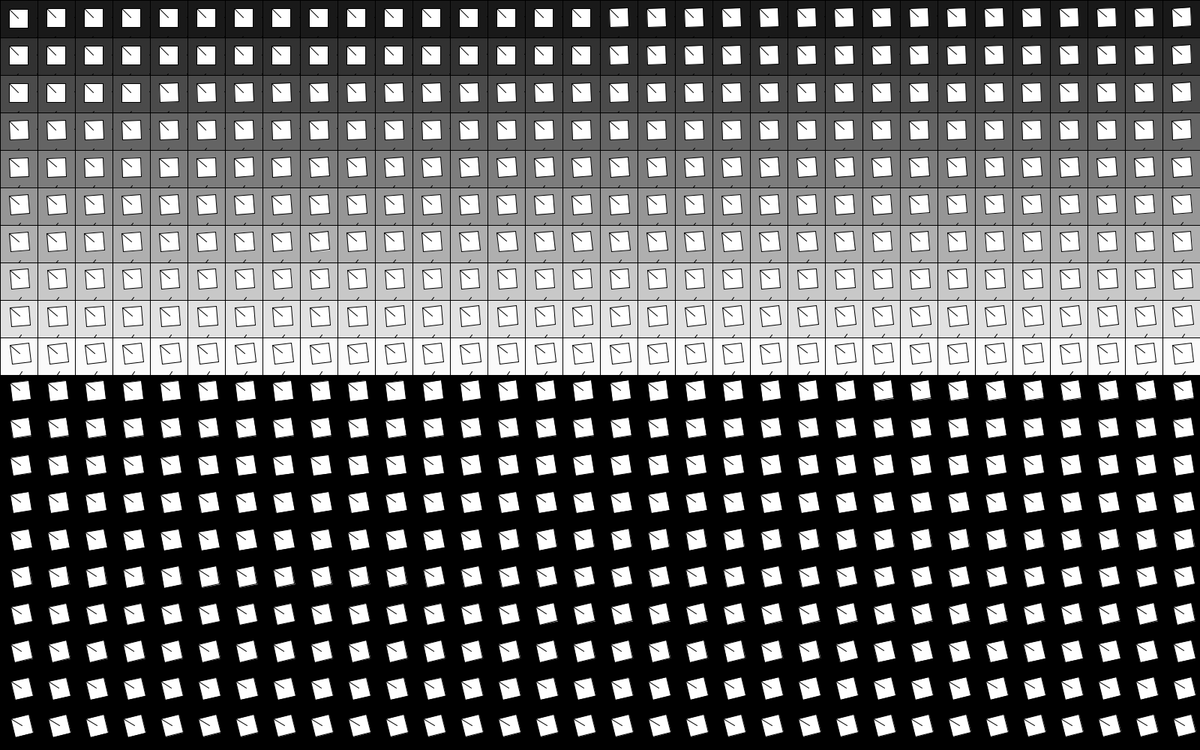
Frame 1 (no input)
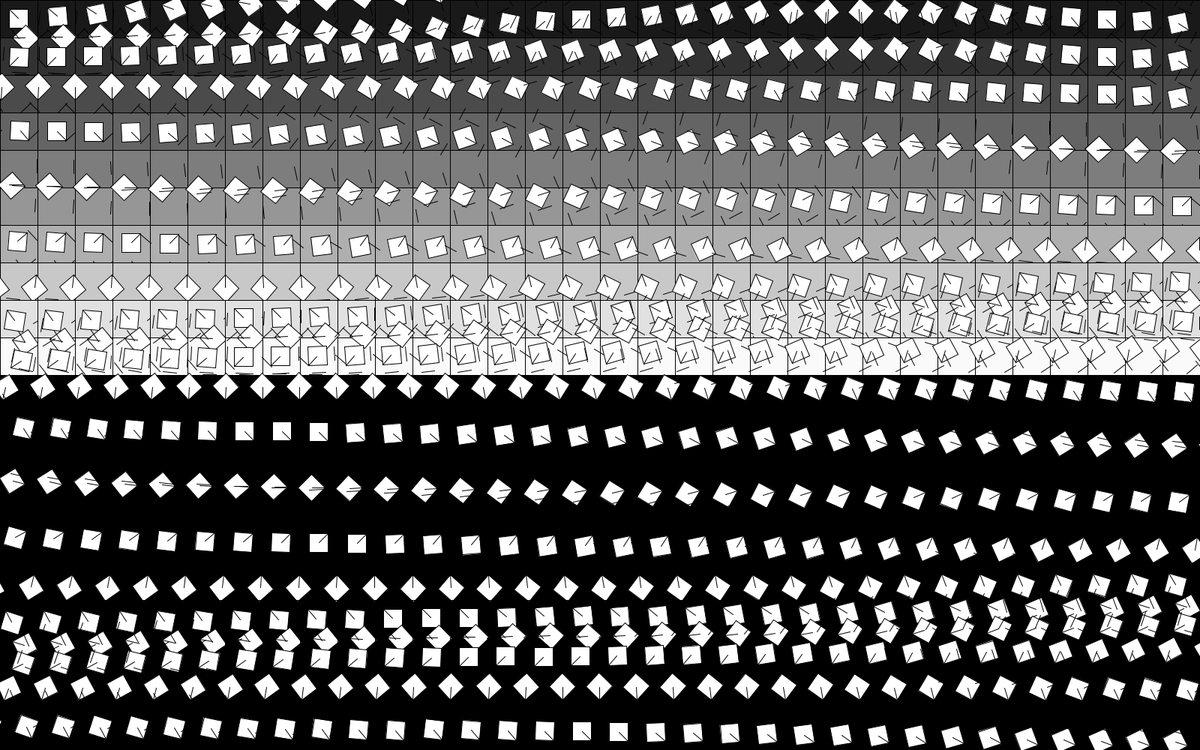
Frame 60 (the mouse pressed at the canvas centre just before this capture)
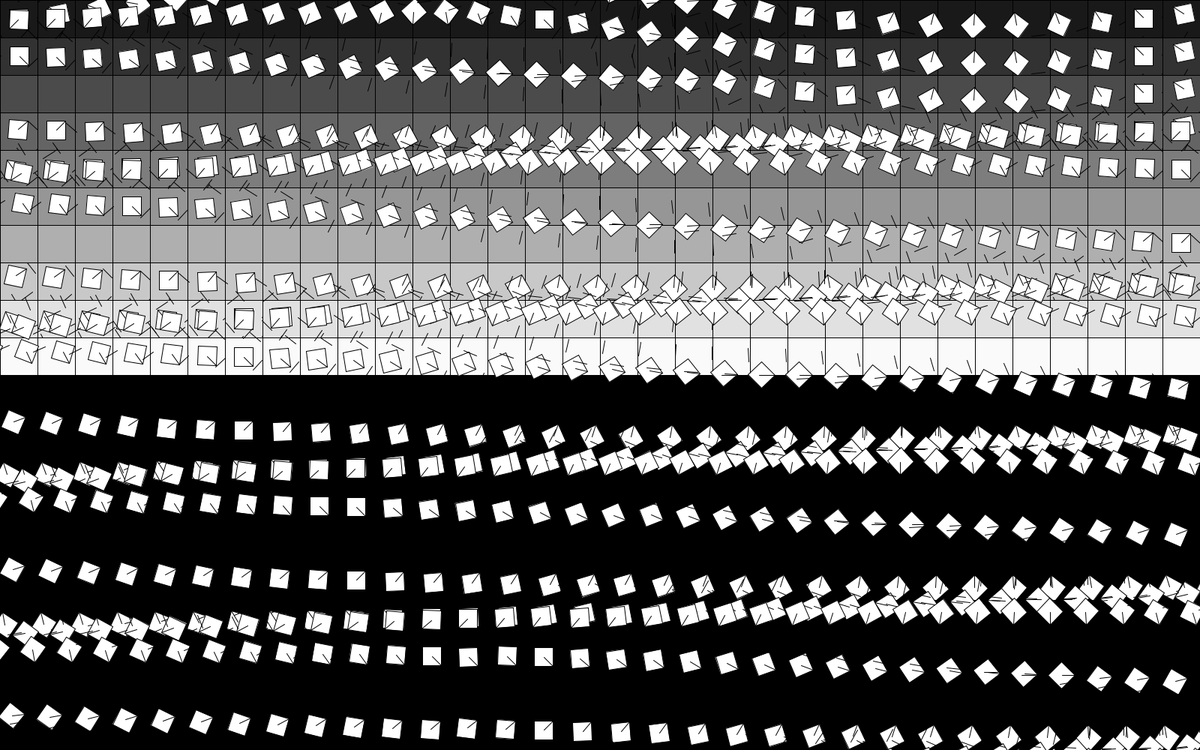
Frame 120 (the mouse held since frame 60 and released just before this capture)

The Processing sketch that drew these frames (run headless with seeded random() and noise(); from frame 60 on, the mouse is pressed at the canvas centre):

// Processing sketch: rotateArray2
// ── rotateArray2.pde
float counter;
int sz = 50;
int colorStart=25;

// Number of columns and rows in the grid
int cols = 45;
int rows = 90;

int num = 4;
Cell[][] grid;


void setup()
{
  counter=0.0;
  size(1600,1000);
  fill(255);
  stroke(255);
  grid = new Cell[rows][cols];
  for (int i = 0; i < rows; i++) {
    for (int j = 0; j < cols; j++) {
      grid[i][j] = new Cell(i*sz,j*sz,sz,sz,i+j, i, j);
    }
  }
}

void draw() {
  background(0);
  // The counter variables i and j are also the column and row numbers and 
  // are used as arguments to the constructor for each object in the grid.  
  for (int i = 0; i < rows; i++) {
    for (int j = 0; j < cols; j++) {
      // Oscillate and display each object
      grid[i][j].display();
      //popMatrix();
    }
    //println("-------------------------------------");
  }
}


//------------------------------------------------------------------
// A Cell object
class Cell {
  // A cell object knows about its location in the grid 
  // as well as its size with the variables x,y,w,h
  int x,y;   // x,y location
  int w,h;   // width and height
  float angle; // angle for oscillating brightness
  float counter;
  int row;
  int col;
  float speed; 
  
  // Cell Constructor
  Cell(int tempX, int tempY, int tempW, int tempH, float tempAngle, int tempRow, int tempCol) {
    x = tempX;
    y = tempY;
    w = tempW;
    h = tempH;
    angle = tempAngle;
    row = tempRow;
    col = tempCol;
    counter=0.0;
    randomSeed(row+col);
    speed = random(1.0 * col, 10.0 * row) / -10.0;
    //speed = 1.1;
    println(speed);
  } 
  
  void display() {
    counter++;
    stroke(0);
    fill(colorStart*(row+1)); //, 20*(col+1)); //, row*col);
    //rect(x,y,w,h); 
    pushMatrix();
      translate(y, x);
      //rotate(counter*TWO_PI/360);
      
      rect(0,0,w,h); 
      fill(255);
      rotate(counter*speed*TWO_PI/360);
      //pushMatrix();
        translate(w/4, h/4);
        rect(0, 0, w/2, h/2); 
      line(0,0, w/4, h/4);
      line(sz,0, (w/4)+(sz/2), h/4);
      line(0,sz, (w/4), h/4+(sz/2));
      line(sz,sz, (w/4)+(sz/2), h/4+(sz/2));
        //rotate(counter*-10*TWO_PI/360);
        translate(-y*50, -x);
      //popMatrix();
    popMatrix();
  }
}
